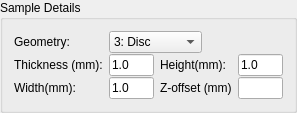
         <widget class="QGroupBox" name="sampDetails_gb">
          <property name="title">
           <string>Sample Details</string>
          </property>
          <layout class="QGridLayout" name="gridLayout_5">
           <property name="verticalSpacing">
            <number>1</number>
           </property>
           <item row="0" column="0">
            <widget class="QLabel" name="label_47">
             <property name="text">
              <string>Geometry:</string>
             </property>
            </widget>
           </item>
           <item row="0" column="1" colspan="2">
            <widget class="QComboBox" name="sample_geomid">
             <property name="sizePolicy">
              <sizepolicy hsizetype="Maximum" vsizetype="Preferred">
               <horstretch>0</horstretch>
               <verstretch>0</verstretch>
              </sizepolicy>
             </property>
             <property name="maximumSize">
              <size>
               <width>16777215</width>
               <height>16777215</height>
              </size>
             </property>
             <property name="currentIndex">
              <number>2</number>
             </property>
             <item>
              <property name="text">
               <string>1: Cylinder</string>
              </property>
             </item>
             <item>
              <property name="text">
               <string>2: Flat plate</string>
              </property>
             </item>
             <item>
              <property name="text">
               <string>3: Disc</string>
              </property>
             </item>
            </widget>
           </item>
           <item row="3" column="0">
            <widget class="QLabel" name="label_50">
             <property name="text">
              <string>Width(mm):</string>
             </property>
             <property name="alignment">
              <set>Qt::AlignLeading|Qt::AlignLeft|Qt::AlignVCenter</set>
             </property>
            </widget>
           </item>
           <item row="1" column="1">
            <widget class="QLineEdit" name="sample_thick">
             <property name="sizePolicy">
              <sizepolicy hsizetype="Expanding" vsizetype="Preferred">
               <horstretch>0</horstretch>
               <verstretch>0</verstretch>
              </sizepolicy>
             </property>
             <property name="maximumSize">
              <size>
               <width>45</width>
               <height>16777215</height>
              </size>
             </property>
             <property name="text">
              <string>1.0</string>
             </property>
            </widget>
           </item>
           <item row="3" column="1">
            <widget class="QLineEdit" name="sample_width">
             <property name="sizePolicy">
              <sizepolicy hsizetype="Expanding" vsizetype="Preferred">
               <horstretch>0</horstretch>
               <verstretch>0</verstretch>
              </sizepolicy>
             </property>
             <property name="maximumSize">
              <size>
               <width>45</width>
               <height>16777215</height>
              </size>
             </property>
             <property name="text">
              <string>1.0</string>
             </property>
            </widget>
           </item>
           <item row="1" column="0">
            <widget class="QLabel" name="label_48">
             <property name="text">
              <string>Thickness (mm):</string>
             </property>
             <property name="alignment">
              <set>Qt::AlignLeading|Qt::AlignLeft|Qt::AlignVCenter</set>
             </property>
            </widget>
           </item>
           <item row="1" column="2">
            <widget class="QLabel" name="label_49">
             <property name="text">
              <string>Height(mm):</string>
             </property>
             <property name="alignment">
              <set>Qt::AlignLeading|Qt::AlignLeft|Qt::AlignVCenter</set>
             </property>
            </widget>
           </item>
           <item row="1" column="3">
            <widget class="QLineEdit" name="sample_height">
             <property name="sizePolicy">
              <sizepolicy hsizetype="Expanding" vsizetype="Preferred">
               <horstretch>0</horstretch>
               <verstretch>0</verstretch>
              </sizepolicy>
             </property>
             <property name="maximumSize">
              <size>
               <width>45</width>
               <height>16777215</height>
              </size>
             </property>
             <property name="text">
              <string>1.0</string>
             </property>
            </widget>
           </item>
           <item row="3" column="2">
            <widget class="QLabel" name="label_31">
             <property name="text">
              <string>Z-offset (mm)</string>
             </property>
            </widget>
           </item>
           <item row="3" column="3">
            <widget class="QLineEdit" name="smpl_offset">
             <property name="sizePolicy">
              <sizepolicy hsizetype="Expanding" vsizetype="Preferred">
               <horstretch>0</horstretch>
               <verstretch>0</verstretch>
              </sizepolicy>
             </property>
             <property name="maximumSize">
              <size>
               <width>45</width>
               <height>16777215</height>
              </size>
             </property>
            </widget>
           </item>
          </layout>
         </widget>
